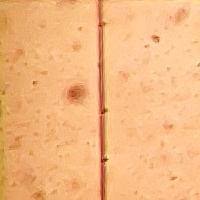
#> input picture cropped I0 intensity image/zero_deg.jpg, 200 x 200 px, found by its file name
$ jupyter execute --allow-errors 'P- and S-polarized of light.ipynb'
#> lines starting #> are read from the running program, lines starting #| are printed output that depends on the picture
[cell 1]
from PIL import Image
import os
import cv2
import matplotlib.pyplot as plt
import numpy as np
from scipy.optimize import curve_fit

[cell 2]
# zero and ninty degree I0 intesnity image path
zero_deg_image_folder = 'file path' # include the file path
zero_deg_image_name = '/zero_deg.jpg'
ninty_deg_image_folder = 'file path'  # include the file path
ninty_deg_image_name = '/ninty_deg.jpg'

[cell 3]
#Load the grayscale image
zero_image= Image.open(zero_deg_image_folder+zero_deg_image_name).convert("L")
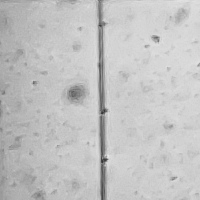
#> zero_image: PIL image 200x200 L; min 52, max 232, mean 194.8
ninty_image= Image.open(ninty_deg_image_folder+ninty_deg_image_name).convert("L")
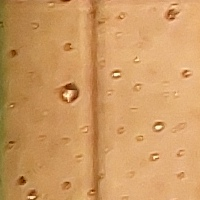
#> input picture cropped I0 intensity image/ninty_deg.jpg, 200 x 200 px, found by its file name
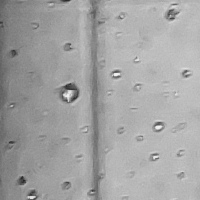
#> ninty_image: PIL image 200x200 L; min 37, max 243, mean 163.4

[cell 4]
#get the iamge dimension
zero_width, zero_height = zero_image.size
#> zero_width = 200; zero_height = 200
zero_num_pixels = zero_width*zero_height
#> zero_num_pixels = 40000
ninty_width, ninty_height = ninty_image.size
#> ninty_width = 200; ninty_height = 200
ninty_num_pixels = ninty_width*ninty_height
#> ninty_num_pixels = 40000

[cell 5]
#calculate the summation of intensity values
zero_sum_intensity = 0
max_intense =[]
for y in range(zero_height):
    for x in range(zero_width):

        intensity = zero_image.getpixel((x,y))
        max_intense.append(intensity)
        zero_sum_intensity += intensity
#> after the loop, max_intense = 40000 items; zero_sum_intensity = 7793546
#average_zero_intensity = zero_sum_intensity/zero_num_pixels
#print("number of pixels: ", num_pixels)
print("summation of average intenstiy values for zero degree: ",  zero_sum_intensity)
#| summation of average intenstiy values for zero degree:  7793546

ninty_sum_intensity = 0
for y in range(ninty_height):
    for x in range(ninty_width):
        intensity = ninty_image.getpixel((x,y))
        ninty_sum_intensity += intensity
#> after the loop, ninty_sum_intensity = 6535389
#average_ninty_intensity = ninty_sum_intensity/ninty_num_pixels
#print("number of pixels: ", num_pixels)
print("summation of intenstiy values for ninty degree: ",  ninty_sum_intensity)
#| summation of intenstiy values for ninty degree:  6535389
